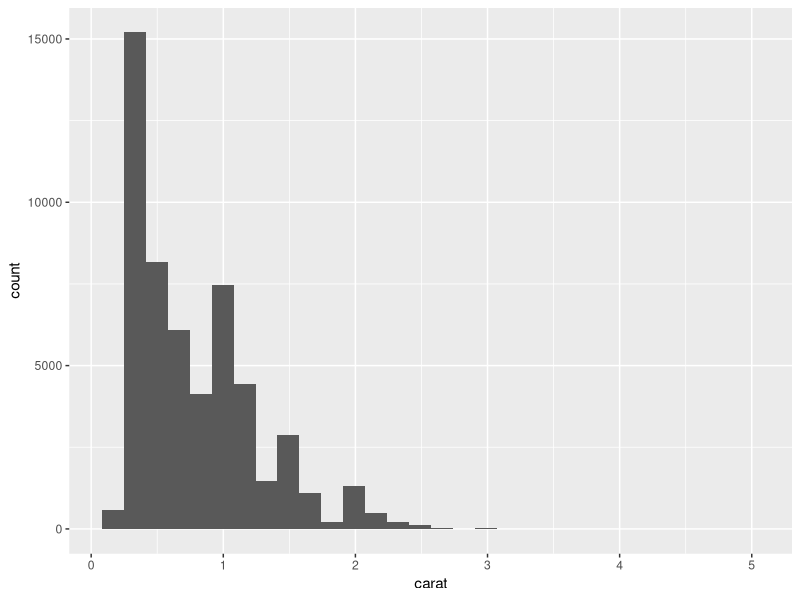

Generate this figure with R:
#' 
#' Author: Bruno Tebaldi de Queiroz Barbosa
#' 
#' Data: 2022-01-12
#' 


# Setup -------------------------------------------------------------------

rm(list = ls())


# Bibliotecas -------------------------------------------------------------
library(tidyverse)


# Banco de dados ----------------------------------------------------------
mpg


# Grafico -----------------------------------------------------------------

ggplot(data = diamonds) + 
  geom_histogram(mapping = aes(x = carat))

